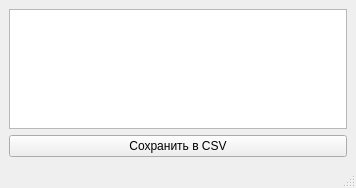
<?xml version="1.0" encoding="UTF-8"?>
<ui version="4.0">
 <class>MainWindow</class>
 <widget class="QMainWindow" name="MainWindow">
  <property name="geometry">
   <rect>
    <x>0</x>
    <y>0</y>
    <width>356</width>
    <height>188</height>
   </rect>
  </property>
  <property name="windowTitle">
   <string>MainWindow</string>
  </property>
  <widget class="QWidget" name="centralwidget">
   <layout class="QVBoxLayout" name="verticalLayout">
    <item>
     <widget class="QListView" name="listView"/>
    </item>
    <item>
     <widget class="QPushButton" name="pushButton">
      <property name="text">
       <string>Сохранить в CSV</string>
      </property>
     </widget>
    </item>
   </layout>
  </widget>
  <widget class="QStatusBar" name="statusbar"/>
 </widget>
 <resources/>
 <connections/>
</ui>
